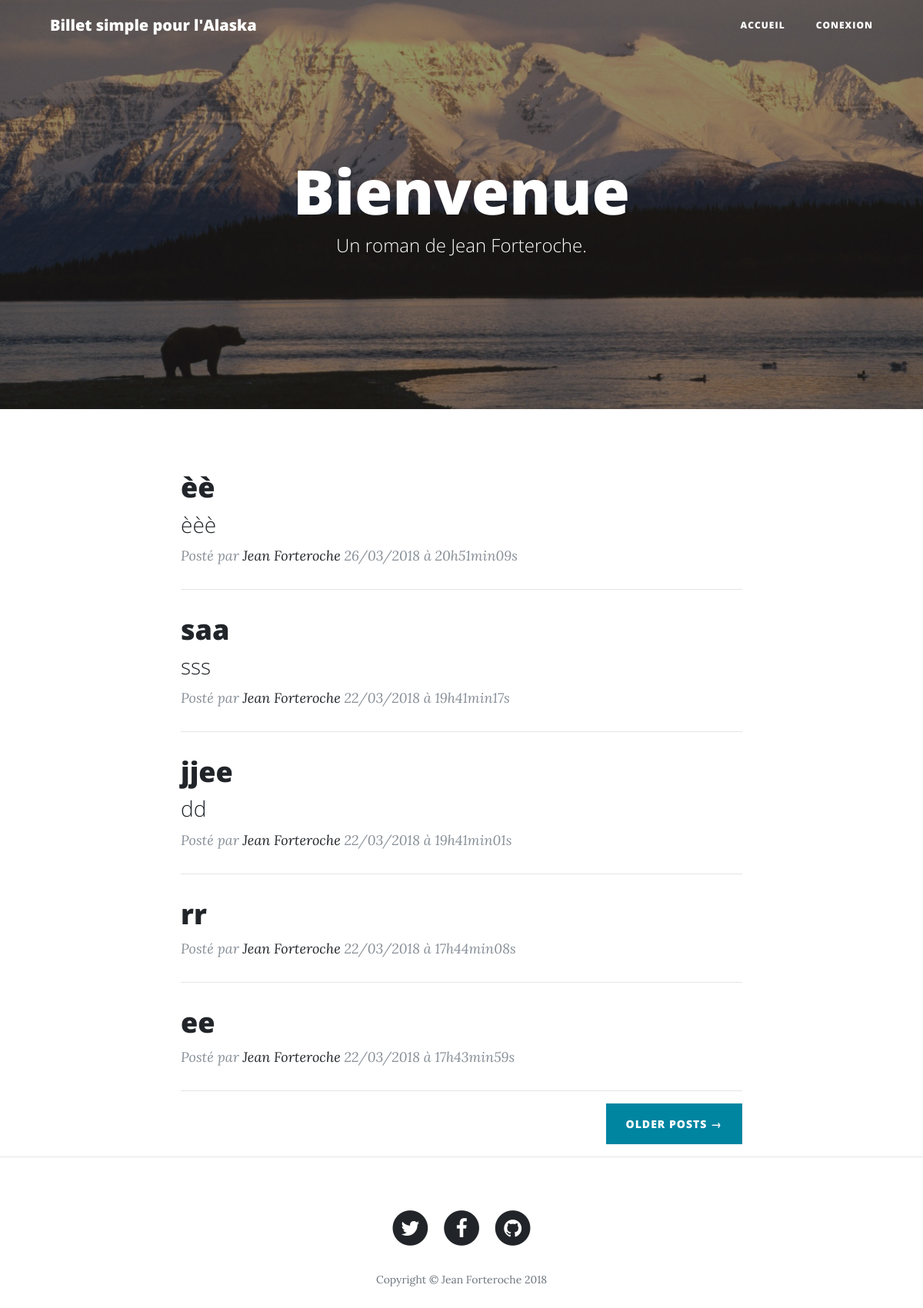
The page / on the database its author committed.
### tables this page shows
CREATE TABLE `posts` (
  `id` int(11) NOT NULL,
  `title` varchar(255) NOT NULL,
  `chapeau` varchar(255) NOT NULL,
  `content` text NOT NULL,
  `creation_date` datetime NOT NULL
);

### model/PostManager.php (called while the page is built, shortened)
<?php
class PostManager extends Manager
{
    public function getPosts()
    {
        $db = $this->dbConnect();
        $req = $db->query('SELECT id, title, chapeau, content, DATE_FORMAT(creation_date, \'%d/%m/%Y à %Hh%imin%ss\') AS creation_date_fr FROM posts ORDER BY creation_date DESC LIMIT 0, 5');
        return $req;
    }
}

### view/frontend/listPostsView.php (the view, shortened to what this page needs)
    <div class="container">
        <div class="row">
            <div class="col-lg-8 col-md-10 mx-auto">
                <div class="post-preview">
                    <?php
                    while ($data = $posts->fetch()) {
                        ?>
                        <a href="index.php?action=post&amp;id=<?= $data['id'] ?>">
                            <h2 class="post-title">
                                <?= htmlspecialchars_decode($data['title']) ?>
                            </h2>
                            <h3 class="post-subtitle">
                                <?= nl2br(htmlspecialchars_decode($data['chapeau'])) ?>
                            </h3>
                        </a>
                        <p class="post-meta">Posté par
                            <a href="#">Jean Forteroche</a>
                            <?= $data['creation_date_fr'] ?></p>
                        <hr>
                        <?php
                    }
                    ?>
                </div>
                <div class="clearfix">
                    <a class="btn btn-primary float-right" href="#">Older Posts &rarr;</a>
                </div>
            </div>
        </div>
    </div>
<?php require('template.php'); ?>

### rows shown on the page
posts: title "èè", chapeau "èèè", creation_date_fr "26/03/2018 à 20h51min09s"
posts: title "saa", chapeau "sss", creation_date_fr "22/03/2018 à 19h41min17s"
posts: title "jjee", chapeau "dd", creation_date_fr "22/03/2018 à 19h41min01s"
posts: title "rr", creation_date_fr "22/03/2018 à 17h44min08s"
posts: title "ee", creation_date_fr "22/03/2018 à 17h43min59s"
